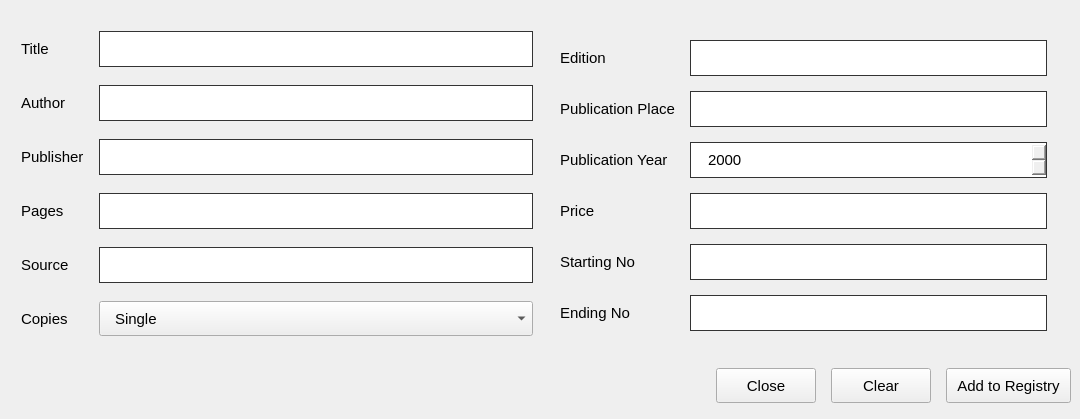
<?xml version="1.0" encoding="UTF-8"?>
<ui version="4.0">
 <class>addbooks</class>
 <widget class="QMainWindow" name="addbooks">
  <property name="geometry">
   <rect>
    <x>0</x>
    <y>0</y>
    <width>1080</width>
    <height>419</height>
   </rect>
  </property>
  <property name="minimumSize">
   <size>
    <width>1080</width>
    <height>400</height>
   </size>
  </property>
  <property name="windowTitle">
   <string>Add Books</string>
  </property>
  <widget class="QWidget" name="centralwidget">
   <layout class="QHBoxLayout" name="horizontalLayout">
    <item>
     <layout class="QGridLayout" name="gridLayout_4">
      <item row="0" column="0">
       <layout class="QGridLayout" name="gridLayout_3">
        <property name="leftMargin">
         <number>12</number>
        </property>
        <property name="topMargin">
         <number>12</number>
        </property>
        <property name="rightMargin">
         <number>12</number>
        </property>
        <property name="bottomMargin">
         <number>12</number>
        </property>
        <property name="spacing">
         <number>15</number>
        </property>
        <item row="0" column="0">
         <layout class="QGridLayout" name="gridLayout">
          <item row="2" column="0">
           <widget class="QLabel" name="label_5">
            <property name="minimumSize">
             <size>
              <width>0</width>
              <height>35</height>
             </size>
            </property>
            <property name="styleSheet">
             <string notr="true">font-size:15px;</string>
            </property>
            <property name="text">
             <string>Publisher</string>
            </property>
            <property name="buddy">
             <cstring>bookPublisher</cstring>
            </property>
           </widget>
          </item>
          <item row="4" column="0">
           <widget class="QLabel" name="label_10">
            <property name="minimumSize">
             <size>
              <width>0</width>
              <height>35</height>
             </size>
            </property>
            <property name="styleSheet">
             <string notr="true">font-size:15px;</string>
            </property>
            <property name="text">
             <string>Source</string>
            </property>
           </widget>
          </item>
          <item row="0" column="1">
           <widget class="QLineEdit" name="bookTitle">
            <property name="minimumSize">
             <size>
              <width>0</width>
              <height>35</height>
             </size>
            </property>
            <property name="styleSheet">
             <string notr="true">outline:none;
border:0.5px solid #333;
padding:7px 15px;
font-size:15px;</string>
            </property>
           </widget>
          </item>
          <item row="3" column="0">
           <widget class="QLabel" name="label_6">
            <property name="minimumSize">
             <size>
              <width>0</width>
              <height>35</height>
             </size>
            </property>
            <property name="styleSheet">
             <string notr="true">font-size:15px;</string>
            </property>
            <property name="text">
             <string>Pages</string>
            </property>
            <property name="buddy">
             <cstring>pages</cstring>
            </property>
           </widget>
          </item>
          <item row="0" column="0">
           <widget class="QLabel" name="label_2">
            <property name="minimumSize">
             <size>
              <width>0</width>
              <height>35</height>
             </size>
            </property>
            <property name="styleSheet">
             <string notr="true">font-size:15px;</string>
            </property>
            <property name="text">
             <string>Title</string>
            </property>
            <property name="buddy">
             <cstring>bookTitle</cstring>
            </property>
           </widget>
          </item>
          <item row="2" column="1">
           <widget class="QLineEdit" name="bookPublisher">
            <property name="minimumSize">
             <size>
              <width>0</width>
              <height>35</height>
             </size>
            </property>
            <property name="styleSheet">
             <string notr="true">outline:none;
border:0.5px solid #333;
padding:7px 15px;
font-size:15px;</string>
            </property>
           </widget>
          </item>
          <item row="3" column="1">
           <widget class="QLineEdit" name="pages">
            <property name="minimumSize">
             <size>
              <width>0</width>
              <height>35</height>
             </size>
            </property>
            <property name="styleSheet">
             <string notr="true">outline:none;
border:0.5px solid #333;
padding:7px 15px;
font-size:15px;</string>
            </property>
           </widget>
          </item>
          <item row="4" column="1">
           <widget class="QLineEdit" name="source">
            <property name="minimumSize">
             <size>
              <width>0</width>
              <height>35</height>
             </size>
            </property>
            <property name="styleSheet">
             <string notr="true">outline:none;
border:0.5px solid #333;
padding:7px 15px;
font-size:15px;</string>
            </property>
           </widget>
          </item>
          <item row="1" column="0">
           <widget class="QLabel" name="label_3">
            <property name="minimumSize">
             <size>
              <width>0</width>
              <height>35</height>
             </size>
            </property>
            <property name="styleSheet">
             <string notr="true">font-size:15px;</string>
            </property>
            <property name="text">
             <string>Author</string>
            </property>
            <property name="buddy">
             <cstring>bookAuthor</cstring>
            </property>
           </widget>
          </item>
          <item row="6" column="1">
           <widget class="QComboBox" name="copies">
            <property name="minimumSize">
             <size>
              <width>0</width>
              <height>35</height>
             </size>
            </property>
            <property name="styleSheet">
             <string notr="true">font-size:15px;
padding:5px 15px;</string>
            </property>
            <item>
             <property name="text">
              <string>Single</string>
             </property>
            </item>
            <item>
             <property name="text">
              <string>Multiple</string>
             </property>
            </item>
           </widget>
          </item>
          <item row="6" column="0">
           <widget class="QLabel" name="label_9">
            <property name="minimumSize">
             <size>
              <width>0</width>
              <height>35</height>
             </size>
            </property>
            <property name="styleSheet">
             <string notr="true">font-size:15px;</string>
            </property>
            <property name="text">
             <string>Copies</string>
            </property>
            <property name="buddy">
             <cstring>copies</cstring>
            </property>
           </widget>
          </item>
          <item row="1" column="1">
           <widget class="QLineEdit" name="bookAuthor">
            <property name="minimumSize">
             <size>
              <width>0</width>
              <height>35</height>
             </size>
            </property>
            <property name="styleSheet">
             <string notr="true">outline:none;
border:0.5px solid #333;
padding:7px 15px;
font-size:15px;</string>
            </property>
           </widget>
          </item>
         </layout>
        </item>
        <item row="0" column="1">
         <layout class="QGridLayout" name="gridLayout_2">
          <property name="sizeConstraint">
           <enum>QLayout::SetDefaultConstraint</enum>
          </property>
          <property name="leftMargin">
           <number>12</number>
          </property>
          <property name="topMargin">
           <number>12</number>
          </property>
          <property name="rightMargin">
           <number>12</number>
          </property>
          <property name="bottomMargin">
           <number>12</number>
          </property>
          <property name="spacing">
           <number>15</number>
          </property>
          <item row="4" column="0">
           <widget class="QLabel" name="label_8">
            <property name="minimumSize">
             <size>
              <width>0</width>
              <height>35</height>
             </size>
            </property>
            <property name="styleSheet">
             <string notr="true">font-size:15px;</string>
            </property>
            <property name="text">
             <string>Publication Year</string>
            </property>
            <property name="buddy">
             <cstring>publishedYear</cstring>
            </property>
           </widget>
          </item>
          <item row="7" column="0">
           <widget class="QLabel" name="endingLabel">
            <property name="minimumSize">
             <size>
              <width>0</width>
              <height>35</height>
             </size>
            </property>
            <property name="styleSheet">
             <string notr="true">font-size:15px;</string>
            </property>
            <property name="text">
             <string>Ending No</string>
            </property>
            <property name="buddy">
             <cstring>endNo</cstring>
            </property>
           </widget>
          </item>
          <item row="7" column="1">
           <widget class="QLineEdit" name="endNo">
            <property name="minimumSize">
             <size>
              <width>0</width>
              <height>35</height>
             </size>
            </property>
            <property name="styleSheet">
             <string notr="true">outline:none;
border:0.5px solid #333;
padding:7px 15px;
font-size:15px;</string>
            </property>
           </widget>
          </item>
          <item row="6" column="0">
           <widget class="QLabel" name="startingLabel">
            <property name="minimumSize">
             <size>
              <width>0</width>
              <height>35</height>
             </size>
            </property>
            <property name="styleSheet">
             <string notr="true">font-size:15px;</string>
            </property>
            <property name="text">
             <string>Starting No</string>
            </property>
            <property name="buddy">
             <cstring>startNo</cstring>
            </property>
           </widget>
          </item>
          <item row="4" column="1">
           <widget class="QDateEdit" name="publishedYear">
            <property name="minimumSize">
             <size>
              <width>0</width>
              <height>35</height>
             </size>
            </property>
            <property name="styleSheet">
             <string notr="true">outline:none;
border:0.5px solid #333;
padding:7px 15px;
font-size:15px;</string>
            </property>
            <property name="displayFormat">
             <string>yyyy</string>
            </property>
            <property name="calendarPopup">
             <bool>false</bool>
            </property>
           </widget>
          </item>
          <item row="6" column="1">
           <widget class="QLineEdit" name="startNo">
            <property name="minimumSize">
             <size>
              <width>0</width>
              <height>35</height>
             </size>
            </property>
            <property name="styleSheet">
             <string notr="true">outline:none;
border:0.5px solid #333;
padding:7px 15px;
font-size:15px;</string>
            </property>
           </widget>
          </item>
          <item row="5" column="0">
           <widget class="QLabel" name="label_7">
            <property name="minimumSize">
             <size>
              <width>0</width>
              <height>35</height>
             </size>
            </property>
            <property name="styleSheet">
             <string notr="true">font-size:15px;</string>
            </property>
            <property name="text">
             <string>Price</string>
            </property>
            <property name="buddy">
             <cstring>price</cstring>
            </property>
           </widget>
          </item>
          <item row="5" column="1">
           <widget class="QLineEdit" name="price">
            <property name="minimumSize">
             <size>
              <width>0</width>
              <height>35</height>
             </size>
            </property>
            <property name="styleSheet">
             <string notr="true">outline:none;
border:0.5px solid #333;
padding:7px 15px;
font-size:15px;</string>
            </property>
           </widget>
          </item>
          <item row="0" column="0">
           <widget class="QLabel" name="label">
            <property name="minimumSize">
             <size>
              <width>0</width>
              <height>35</height>
             </size>
            </property>
            <property name="styleSheet">
             <string notr="true">font-size:15px;</string>
            </property>
            <property name="text">
             <string>Edition</string>
            </property>
            <property name="buddy">
             <cstring>place</cstring>
            </property>
           </widget>
          </item>
          <item row="2" column="1">
           <widget class="QLineEdit" name="place">
            <property name="minimumSize">
             <size>
              <width>0</width>
              <height>35</height>
             </size>
            </property>
            <property name="styleSheet">
             <string notr="true">outline:none;
border:0.5px solid #333;
padding:7px 15px;
font-size:15px;</string>
            </property>
           </widget>
          </item>
          <item row="2" column="0">
           <widget class="QLabel" name="label_4">
            <property name="minimumSize">
             <size>
              <width>0</width>
              <height>35</height>
             </size>
            </property>
            <property name="styleSheet">
             <string notr="true">font-size:15px;</string>
            </property>
            <property name="text">
             <string>Publication Place</string>
            </property>
            <property name="buddy">
             <cstring>Edition</cstring>
            </property>
           </widget>
          </item>
          <item row="0" column="1">
           <widget class="QLineEdit" name="Edition">
            <property name="minimumSize">
             <size>
              <width>0</width>
              <height>35</height>
             </size>
            </property>
            <property name="styleSheet">
             <string notr="true">outline:none;
border:0.5px solid #333;
padding:7px 15px;
font-size:15px;</string>
            </property>
           </widget>
          </item>
         </layout>
        </item>
       </layout>
      </item>
      <item row="1" column="0">
       <layout class="QHBoxLayout" name="horizontalLayout_4">
        <property name="spacing">
         <number>15</number>
        </property>
        <item>
         <spacer name="horizontalSpacer">
          <property name="orientation">
           <enum>Qt::Horizontal</enum>
          </property>
          <property name="sizeHint" stdset="0">
           <size>
            <width>40</width>
            <height>20</height>
           </size>
          </property>
         </spacer>
        </item>
        <item>
         <widget class="QPushButton" name="closeBtn">
          <property name="minimumSize">
           <size>
            <width>100</width>
            <height>35</height>
           </size>
          </property>
          <property name="styleSheet">
           <string notr="true">padding:0 10px;
font-size:15px;</string>
          </property>
          <property name="text">
           <string>Close</string>
          </property>
         </widget>
        </item>
        <item>
         <widget class="QPushButton" name="clearBtn">
          <property name="minimumSize">
           <size>
            <width>100</width>
            <height>35</height>
           </size>
          </property>
          <property name="styleSheet">
           <string notr="true">padding:0 10px;
font-size:15px;</string>
          </property>
          <property name="text">
           <string>Clear</string>
          </property>
         </widget>
        </item>
        <item>
         <widget class="QPushButton" name="addBtn">
          <property name="minimumSize">
           <size>
            <width>100</width>
            <height>35</height>
           </size>
          </property>
          <property name="styleSheet">
           <string notr="true">padding:0 10px;
font-size:15px;</string>
          </property>
          <property name="text">
           <string>Add to Registry</string>
          </property>
         </widget>
        </item>
       </layout>
      </item>
     </layout>
    </item>
   </layout>
  </widget>
 </widget>
 <tabstops>
  <tabstop>bookTitle</tabstop>
  <tabstop>bookAuthor</tabstop>
  <tabstop>bookPublisher</tabstop>
  <tabstop>pages</tabstop>
  <tabstop>Edition</tabstop>
  <tabstop>place</tabstop>
  <tabstop>publishedYear</tabstop>
  <tabstop>price</tabstop>
  <tabstop>startNo</tabstop>
  <tabstop>endNo</tabstop>
  <tabstop>addBtn</tabstop>
 </tabstops>
 <resources/>
 <connections/>
</ui>
